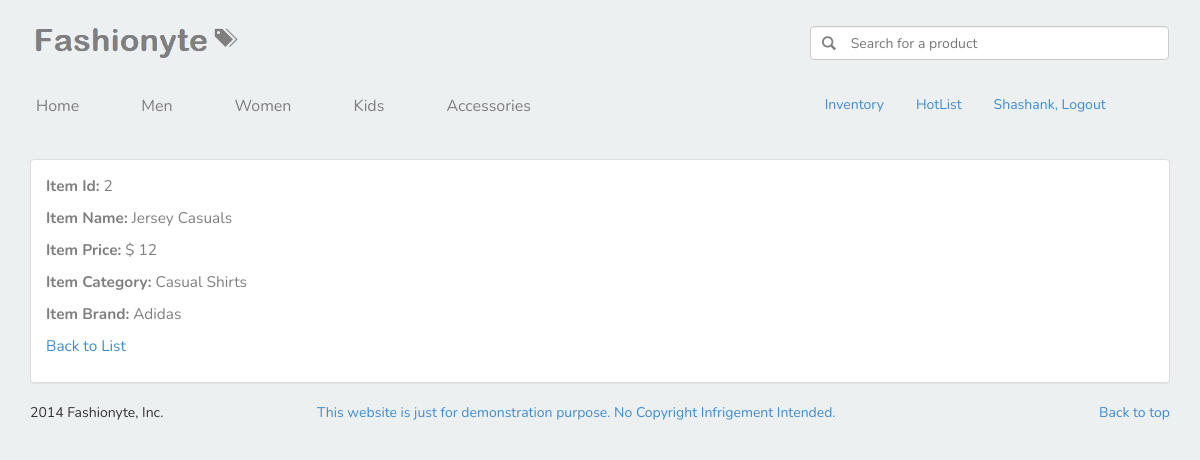
The app's page /admin-inventory-show.php?id=2 (signed in) with its own data.
### tables this page shows
CREATE TABLE IF NOT EXISTS `Items` (
  `id` INT NOT NULL AUTO_INCREMENT,
  `name` VARCHAR(45) NULL,
  `description` TEXT(1000) NULL,
  `price` FLOAT NULL,
  `added_at` DATETIME NOT NULL,
  `Categories_id` INT NOT NULL,
  `gender` VARCHAR(45) NULL,
  `Brands_id` INT NOT NULL,
  PRIMARY KEY (`id`, `Categories_id`, `Brands_id`),
  INDEX `fk_Items_Categories1_idx` (`Categories_id` ASC),
  INDEX `fk_Items_Brands1_idx` (`Brands_id` ASC),
  CONSTRAINT `fk_Items_Categories1`
    FOREIGN KEY (`Categories_id`)
    REFERENCES `Categories` (`id`)
    ON DELETE NO ACTION
    ON UPDATE NO ACTION,
  CONSTRAINT `fk_Items_Brands1`
    FOREIGN KEY (`Brands_id`)
    REFERENCES `Brands` (`id`)
    ON DELETE NO ACTION
    ON UPDATE NO ACTION);

CREATE TABLE IF NOT EXISTS `Categories` (
  `id` INT NOT NULL AUTO_INCREMENT,
  `name` VARCHAR(45) NULL,
  PRIMARY KEY (`id`));

CREATE TABLE IF NOT EXISTS `Brands` (
  `id` INT NOT NULL AUTO_INCREMENT,
  `name` VARCHAR(45) NULL,
  PRIMARY KEY (`id`));

### admin-inventory-show.php (the view, shortened to what this page needs)
<?php
$item_id = $_GET["id"];
$query = "
SELECT A.id, A.name as Name, A.price as Price, B.name as Category, C.name as Brand
FROM shopping.Items as A,
	shopping.Categories as B,
	shopping.Brands as C
WHERE A.Categories_id = B.id
AND   A.Brands_id = C.id
AND   A.id = ".$item_id.";
";
$result = mysql_query($query) or die('Submit Failed.  Return to <a href="main.php">Main</a>.  ');
$row = mysql_fetch_row($result);
?>
<!DOCTYPE html>
<html lang="en">
	<head>
	</head>
	<body>
		<?php include "layout-header.php" ?>
		<div class="container">
			<div class="starter-template">
				<div class="panel panel-default">
					<div class="panel-body">
						<p>
							<strong>Item Id:</strong>
							<?php echo $row[0] ?>
						</p>
						<p>
							<strong>Item Name:</strong>
							<?php echo $row[1] ?>
						</p>
						<p>
							<strong>Item Price:</strong>
							$
							<?php echo $row[2] ?>
						</p>
						<p>
							<strong>Item Category:</strong>
							<?php echo $row[3] ?>
						</p>
						<p>
							<strong>Item Brand:</strong>
							<?php echo $row[4] ?>
						</p>
						<p>
							<a href="admin-inventory-list.php">Back to List</a>
						</p>
					</div>
				</div>
			</div>
		</div>
	</body>
</html>

### css/custom.css (style rules this page uses)
body { font-family: 'Nunito', sans-serif; background-color: #ECF0F1; }
.panel-body { color:#7F7F7F; font-size: 1.1em; }

### records on screen
items: id "2", name "Jersey Casuals", price "12", Categories.name "Casual Shirts", Brands.name "Adidas"

### other values on screen
$_SESSION['user_fname'] "Shashank"
